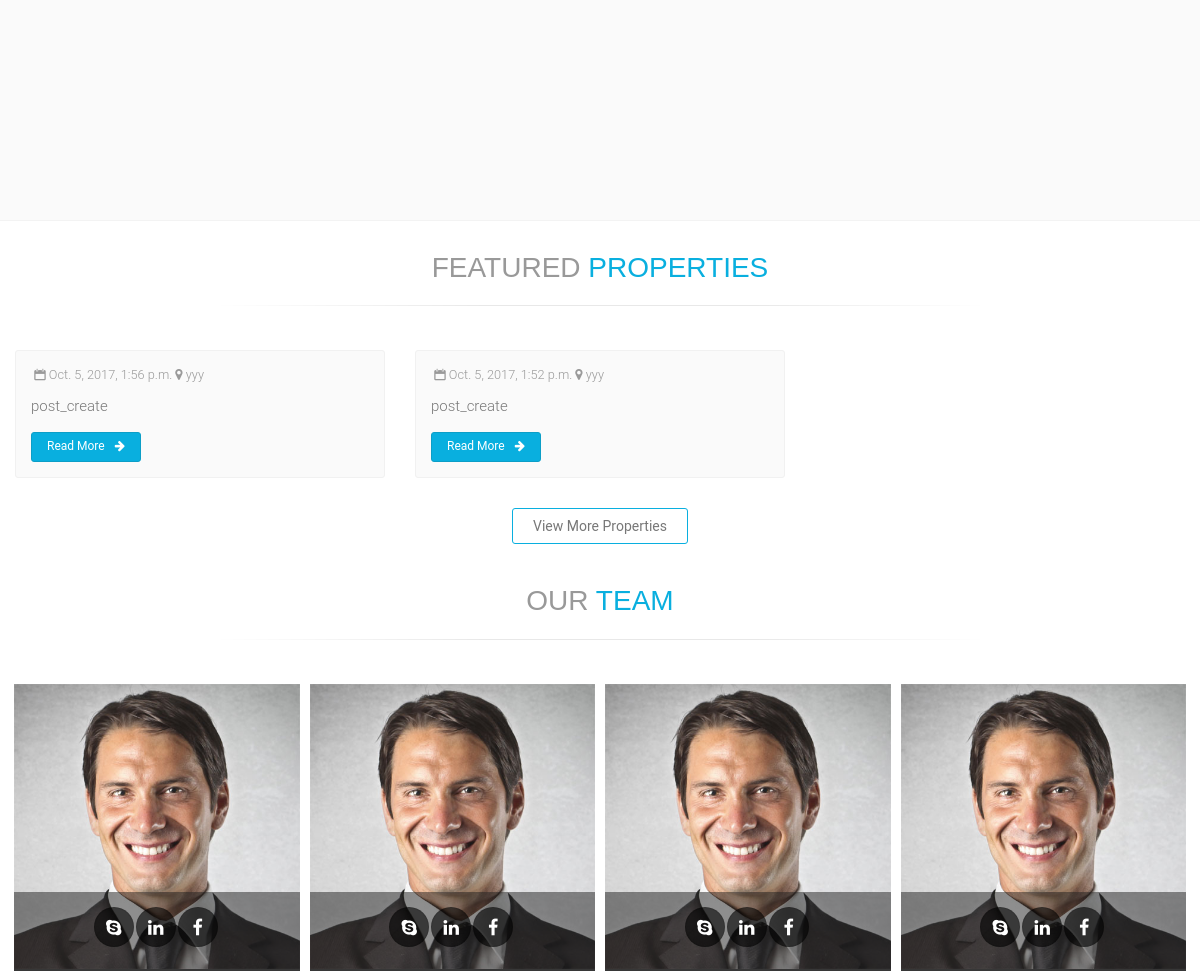
Before: / (middle part) with the older database file.
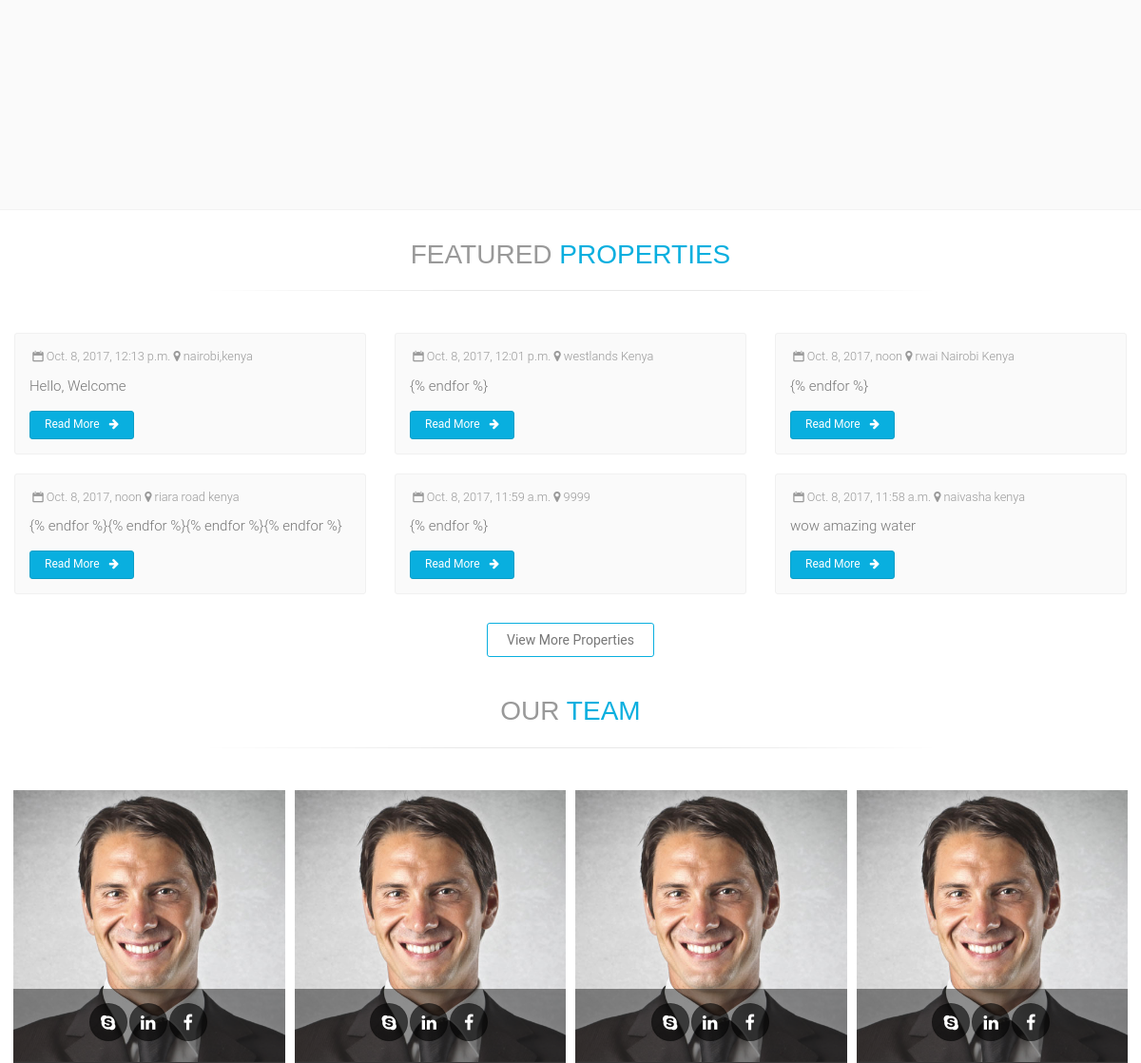
After: the same page with the newer database file.
### Main/models.py (models this page shows, shortened)
class Post(models.Model):
    user = models.ForeignKey(settings.AUTH_USER_MODEL, default=1)
    title = models.CharField(max_length=120)
    slug = models.SlugField(unique=True)
    image = models.ImageField(upload_to=upload_location)
    image_2 = models.ImageField(upload_to=upload_location)
    image_3 = models.ImageField(upload_to=upload_location,blank=True, null=True)
    image_4 = models.ImageField(upload_to=upload_location,blank=True, null=True)
    image_5 = models.ImageField(upload_to=upload_location,blank=True, null=True)
    video = models.FileField(upload_to=upload_location,blank=True, null=True)
    description = models.TextField()
    size_of_land = models.IntegerField()
    location_details = models.CharField(max_length=300)
    price = models.IntegerField()
    features = models.TextField()
    updated = models.DateTimeField(auto_now=True, auto_now_add=False)
    timestamp = models.DateTimeField(auto_now=False, auto_now_add=True)
    def get_absolute_url(self):
        return reverse("Main:detail",kwargs={"slug":self.slug})
    class Meta:
        ordering = ["-timestamp", "-updated"]

### Main/views.py (the view)
# urls.py: url(r'^$',property_listing,name='home'),
def property_listing(request):
    queryset_list = Post.objects.all()
    paginator = Paginator(queryset_list,8)
    page = request.GET.get('page')
    try:
        queryset = paginator.page(page)
    except PageNotAnInteger:
        queryset = paginator.page(1)
    except EmptyPage:
        queryset = paginator.page(paginator.num_pages)
    context = {
        "object_list":queryset,
        "title":"List of Properties"
    }
    template = 'index.html'
    return render(request,template,context)

### Main/templates/index.html (shortened to what this page needs)
{% extends "base.html" %}
{% load staticfiles %}
{% block content %}
  {% include "navigation.html" %}
   {% include "body.html" %}
<section class="section pv-30">
<div class="container-fluid">
	<div class="row">
		<div class="col-md-8 col-md-offset-2 text-center">
			<h2 class="title"><span class="text-muted">FEATURED</span> <span class="text-default"> PROPERTIES</span></h2>
				<div class="separator"></div>
				</div>
				</div>
				</div>
</section>
<section>
<div class="container-fluid">
  <div class="row">
   {%  for obj in object_list %}
    <div class="col-sm-4">
									<div class="image-box style-2 mb-20 bordered light-gray-bg">
										<div class="body">
											<p class="small mb-10 text-muted"><i class="icon-calendar"></i>{{  obj.timestamp }} <i class="fa fa-map-marker"></i> {{  obj.location_details }} </p>
											<p>   {{  obj.description }}</p>											<a href="{{ obj.get_absolute_url }}" class="btn btn-default btn-sm btn-hvr hvr-sweep-to-right margin-clear">Read More<i class="fa fa-arrow-right pl-10"></i></a>
										</div>
									</div>
								</div>
                  {% endfor %}
  </div>
                         <div class="row">
		<div class="col-md-8 col-md-offset-2 text-center">
            <a href="{% url   'Main:listing' %}" class="btn btn-default-transparent btn-hvr hvr-shutter-in-vertital">View More Properties</a>
				</div>
				</div>
</div>
</section>
     {% include "team.html" %}
     {% include "testimony.html" %}
      {% include "footer.html" %}
{% endblock content %}

### Main/templates/base.html (shortened to what this page needs)
{% load staticfiles %}
<!DOCTYPE html>
<html lang="en">
    <head>
		<link href="{% static "css/bootstrap.css" %}" rel="stylesheet">
		<link href="{% static "css/font-awesome.css" %}" rel="stylesheet">
		<link href="{% static "css/fontello.css" %}" rel="stylesheet">
		<link href="{% static "css/magnific-popup.css" %}" rel="stylesheet">
		<link href="{% static "css/settings.css" %}" rel="stylesheet">
		<link href="{% static "css/animations.css" %}" rel="stylesheet">
        <link href="{% static "css/animate.css" %}" rel="stylesheet">
		<link href="{% static "css/owl.carousel.css" %}" rel="stylesheet">
		<link href="{% static "css/owl.transitions.css" %}" rel="stylesheet">
		<link href="{% static "css/hover-min.css" %}" rel="stylesheet">
        	<link href="{% static "css/style.css" %}" rel="stylesheet" >
        	<link href="{% static "css/typography-default.css" %}" rel="stylesheet" >
		<link href="#" data-style="styles" rel="stylesheet">
         <link href="{% static "css/main.css" %}" rel="stylesheet">
    </head>
    <body class="no-trans">
		<div class="page-wrapper">
			{% block content %}
				{% endblock content %}
		</div>
</body>
</html>
    </body>
</html>

### Main/templates/navigation.html (shortened to what this page needs)
{% extends "base.html" %}

### Main/templates/body.html (shortened to what this page needs)
{% extends "base.html" %}
{% load staticfiles %}
{% block content %}
			<section class="light-gray-bg pv-30 clearfix">
				<div class="container">
					<div class="row">
							<div class="col-md-4 ">
						</div>
						<div class="col-md-4 ">
						</div>
							<div class="col-md-4 ">
						</div>
					</div>
				</div>
			</section>
{% endblock content %}

### Main/templates/team.html (shortened to what this page needs)
{% extends "base.html" %}
{% load staticfiles %}
{% block content %}
<section class="section pv-30">
<div class="container-fluid">
	<div class="row">
		<div class="col-md-8 col-md-offset-2 text-center">
			<h2 class="title"><span class="text-muted">Our</span> <span class="text-default"> TEAM </span></h2>
				<div class="separator"></div>
				</div>
				</div>
				</div>
</section>
<div class="container-fluid">
	<div class="row grid-space-10">
								<div class="col-sm-6 col-md-3">
									<div class="team-member image-box style-2 mb-20 dark-bg text-center">
										<div class="overlay-container overlay-visible">
											<img src="{% static "images/team-member.jpg" %}" alt="">
											<div class="overlay-bottom">
												<ul class="social-links circle dark margin-clear">
													<li class="skype"><a target="_blank" href="http://www.skype.com/"><i class="fa fa-skype"></i></a></li>
													<li class="linkedin"><a target="_blank" href="http://www.linkedin.com/"><i class="fa fa-linkedin"></i></a></li>
													<li class="facebook"><a target="_blank" href="https://www.xing.com"><i class="fa fa-facebook"></i></a></li>
												</ul>
											</div>
										</div>
									</div>
								</div>
								<div class="col-sm-6 col-md-3">
									<div class="team-member image-box style-2 mb-20 dark-bg text-center">
										<div class="overlay-container overlay-visible">
											<img src="{% static "images/team-member.jpg" %}" alt="">
											<div class="overlay-bottom">
												<ul class="social-links circle dark margin-clear">
													<li class="skype"><a target="_blank" href="http://www.skype.com/"><i class="fa fa-skype"></i></a></li>
													<li class="linkedin"><a target="_blank" href="http://www.linkedin.com/"><i class="fa fa-linkedin"></i></a></li>
													<li class="facebook"><a target="_blank" href="https://www.xing.com/"><i class="fa fa-facebook"></i></a></li>
												</ul>
											</div>
										</div>
									</div>
								</div>
								<div class="col-sm-6 col-md-3">
									<div class="team-member image-box style-2 mb-20 dark-bg text-center">
										<div class="overlay-container overlay-visible">
											<img src="{% static "images/team-member.jpg" %}" alt="">
											<div class="overlay-bottom">
												<ul class="social-links circle dark margin-clear">
													<li class="skype"><a target="_blank" href="http://www.skype.com/"><i class="fa fa-skype"></i></a></li>
													<li class="linkedin"><a target="_blank" href="http://www.linkedin.com/"><i class="fa fa-linkedin"></i></a></li>
													<li class="xing"><a target="_blank" href="https://www.xing.com/"><i class="fa fa-facebook"></i></a></li>
												</ul>
											</div>
										</div>
									</div>
								</div>
								<div class="col-sm-6 col-md-3">
									<div class="team-member image-box style-2 mb-20 dark-bg text-center">
										<div class="overlay-container overlay-visible">
											<img src="{% static "images/team-member.jpg" %}" alt="">
											<div class="overlay-bottom">
												<ul class="social-links circle dark margin-clear">
													<li class="skype"><a target="_blank" href="#"><i class="fa fa-skype"></i></a></li>
													<li class="linkedin"><a target="_blank" href="#"><i class="fa fa-linkedin"></i></a></li>
													<li class="facebook"><a target="_blank" href="#"><i class="fa fa-facebook"></i></a></li>
												</ul>
											</div>
										</div>
									</div>
								</div>
							</div>
</div>
{% endblock content %}

### Main/templates/testimony.html (shortened to what this page needs)
{% extends "base.html" %}
{% load staticfiles %}

### Main/templates/footer.html (shortened to what this page needs)
{% extends "base.html" %}

### Main/static/css/typography-default.css (style rules this page uses)
h1, h2, h3, h4, h5, h6, .navbar .navbar-nav { font-family: "Raleway", sans-serif; }
body { font-family: "Roboto", sans-serif; }
html { height: 100%; }
body { font-size: 15px; line-height: 1.4666666667; color: #777777; background-color: #ffffff; font-weight: 300; }
h1, h2, h3, h4, h5, h6 { color: #333333; line-height: 1.2; }
h2 { font-size: 28px; margin-bottom: 15px; text-transform: uppercase; }
@media (min-width: 992px) { .title { margin-top: 0; } }
p { margin-bottom: 15px; }
a { color: #09afdf; -webkit-transition: all 0.2s ease-in-out; -o-transition: all 0.2s ease-in-out; transition: all 0.2s ease-in-out; }
.text-muted { color: #999999; }
.text-default { color: #09afdf; }

Changed rows visible on the page:
removed Post: timestamp "Oct. 5, 2017, 1:56 p.m.", location_details "yyy", description "post_create"
removed Post: timestamp "Oct. 5, 2017, 1:52 p.m.", location_details "yyy", description "post_create"
added Post: timestamp "Oct. 8, 2017, 12:13 p.m.", location_details "nairobi,kenya", description "Hello, Welcome"
added Post: timestamp "Oct. 8, 2017, 12:01 p.m.", location_details "westlands Kenya", description "{% endfor %}"
added Post: timestamp "Oct. 8, 2017, noon", location_details "rwai Nairobi Kenya", description "{% endfor %}"
added Post: timestamp "Oct. 8, 2017, noon", location_details "riara road kenya", description "{% endfor %}{% endfor %}{% endfor %}{% endfor %}"
added Post: timestamp "Oct. 8, 2017, 11:59 a.m.", location_details "9999", description "{% endfor %}"
added Post: timestamp "Oct. 8, 2017, 11:58 a.m.", location_details "naivasha kenya", description "wow amazing water"
